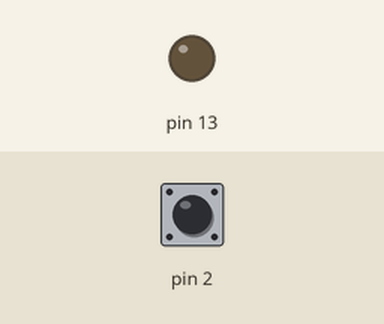
Simulated run of this sketch. Board: Arduino Uno, built with avr-gcc and run on an emulated ATmega328P. Shown: output pins drawn as LEDs (lit = HIGH). The inputs (shaded band) are chosen by the test bench; at power-on: pin 2 HIGH.

Above: at 1.2 s.
1.3 s: pin 2 pulled LOW for 0.15 s
At 1.37 s:
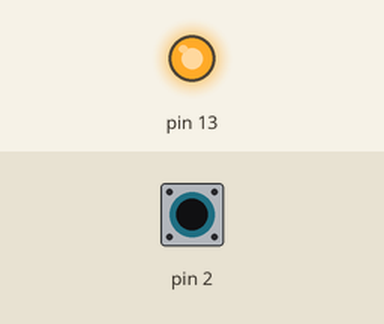
2.9 s: pin 2 pulled LOW for 3.2 s
At 6.5 s:
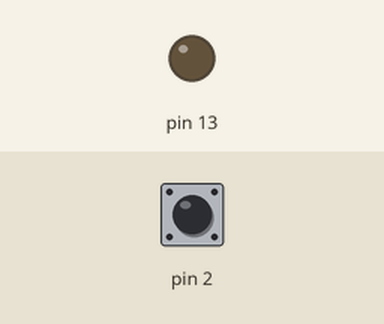
Timing chart, 0 to 8.0 s (numbered marks = the images above; inputs shaded):
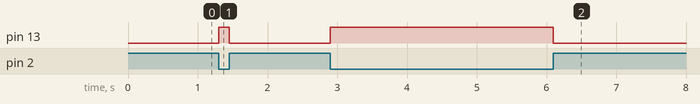

The sketch:

Led_ON_OFF.ino
```cpp
void setup()
{

  pinMode(2,INPUT_PULLUP);
  pinMode(13,OUTPUT);
}
void loop()
{
  int val =digitalRead(2);
  if(val==LOW)
    {
      digitalWrite(13,HIGH);
    }
  else
  {
      digitalWrite(13,LOW);
  }
}
```

Measured:
- after the input at 1.3 s, pin 13: LOW → HIGH at once, → LOW 0.15 s later
- after the input at 2.9 s, pin 13: LOW → HIGH at once, → LOW 3.2 s later
